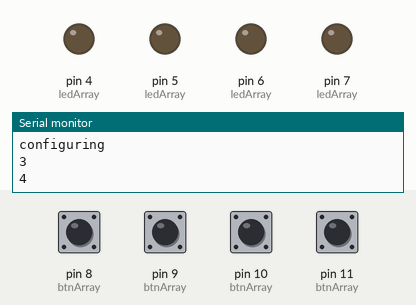
Simulated run of this sketch. Board: Arduino Uno, built with avr-gcc and run on an emulated ATmega328P. Shown: output pins drawn as LEDs (lit = HIGH), the last lines printed to the serial monitor. The inputs (shaded band) are chosen by the test bench; at power-on: pin 8 (btnArray), pin 9 (btnArray), pin 10 (btnArray), pin 11 (btnArray) LOW.

Above: at 1.2 s.
1.3 s: pin 8 (btnArray) pulled HIGH for 0.15 s
At 1.37 s:
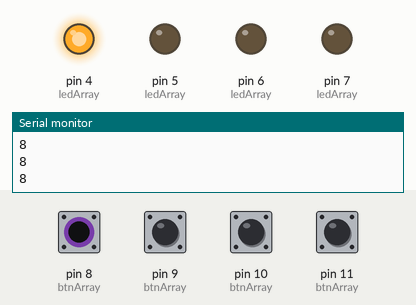
2.9 s: pin 9 (btnArray) pulled HIGH for 0.15 s
At 2.97 s:
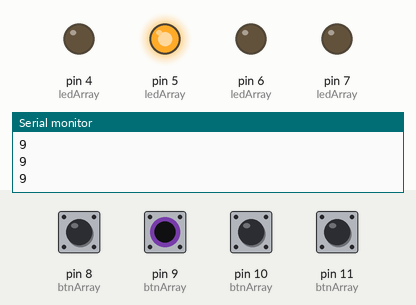
4.5 s: pin 10 (btnArray) pulled HIGH for 0.15 s
At 4.57 s:
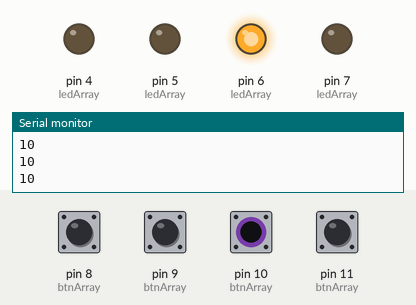
6.1 s: pin 11 (btnArray) pulled HIGH for 0.15 s
At 6.17 s:
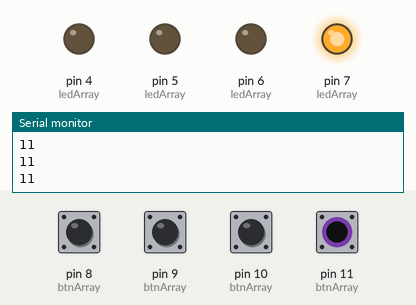
7.7 s: pin 8 (btnArray) driven HIGH and pin 9 (btnArray) driven HIGH
At 8.1 s:
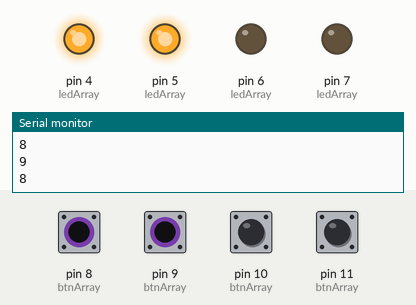
9.2 s: pin 10 (btnArray) pulled HIGH for 1 s
At 9.7 s:
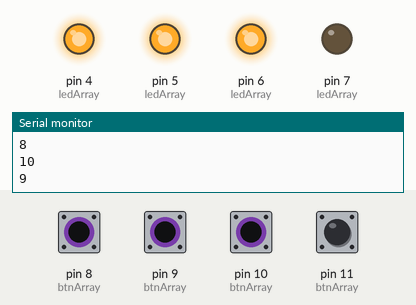
Timing chart, 0 to 12.2 s (numbered marks = the images above; inputs shaded):
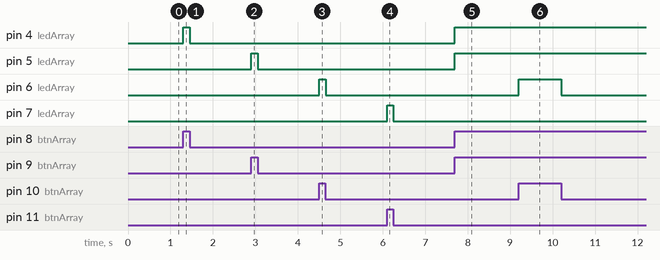

The sketch:

press.ino
```cpp
/*
	have an array of four buttons and four leds, each button will control a single led.
*/

// pin 13 is a LED connected to most Arduino boards
// I plan to use this as a 'waiting for input' indicator.
const int led = 13;

//our connected leds.
const int greenLed = 7;
const int blueLed = 6;
const int redLed = 5;
const int yellowLed = 4;
const int ledArray[] = {greenLed, blueLed, redLed, yellowLed};

//our connected buttons
const int greenBtn = 11;
const int blueBtn = 10;
const int redBtn = 9;
const int yellowBtn = 8;
const int btnArray[] = {greenBtn, blueBtn, redBtn, yellowBtn};

//Arrays will be the same size for entire execution
const int ledArrayLength = (sizeof(ledArray) / sizeof(int));

//configure IO
void setup () {

	//Configure the serial for debugging.
	Serial.begin(9600);

	//configure the internal led.
	//pinMode(led, OUTPUT);

	//we use the led array to assign both buttons and leds cause I assume they are the same length.
	for (int i = 0; i < ledArrayLength; i++) {
        Serial.println("configuring");
        Serial.println(i);
		//set the leds.
		pinMode(ledArray[i], OUTPUT);
		//if we have more buttons than leds then this needs to change, but I do not forse this.
		pinMode(btnArray[i], INPUT);

	}

	//debug:
	Serial.println(ledArrayLength);
}

//execution loop
void loop () {

	//check for all the buttons:
	for (int i = 0; i < ledArrayLength; i++) {

		//closed circuit ?
		if (digitalRead(btnArray[i]) == 1) {
            //debug
            Serial.println(btnArray[i]);
			digitalWrite(ledArray[i], HIGH);
		}
		//open circuit.
		else {
			digitalWrite(ledArray[i], LOW);
		}
	}
}
```

Measured:
- after the input at 1.3 s, pin 4 (ledArray): LOW → HIGH at once, → LOW 0.15 s later
- after the input at 2.9 s, pin 5 (ledArray): LOW → HIGH at once, → LOW 0.15 s later
- after the input at 4.5 s, pin 6 (ledArray): LOW → HIGH at once, → LOW 0.15 s later
- after the input at 6.1 s, pin 7 (ledArray): LOW → HIGH at once, → LOW 0.15 s later
- after the input at 7.7 s, pin 4 (ledArray), pin 5 (ledArray): LOW → HIGH at once
- after the input at 9.2 s, pin 6 (ledArray): LOW → HIGH at once, → LOW 0.99 s later
